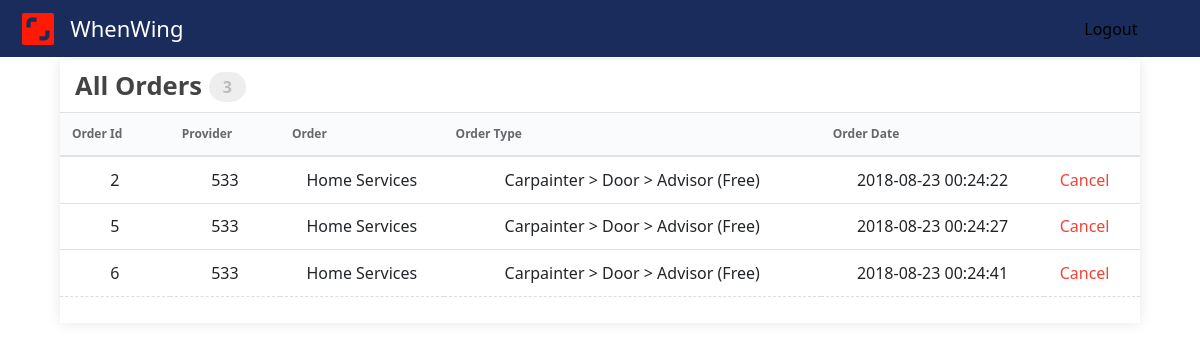
The app's page /resources/pages/cust-profile.php with its own data.
### tables this page shows
CREATE TABLE `ww_customer_order` (
  `order_id` bigint(20) NOT NULL,
  `customer_id` bigint(20) NOT NULL,
  `provider_id` bigint(20) NOT NULL,
  `order_type1` varchar(150) NOT NULL,
  `order_type2` varchar(150) NOT NULL,
  `order_type3` varchar(150) NOT NULL,
  `order_type4` varchar(150) NOT NULL,
  `order_date` datetime NOT NULL,
  `order_status` int(1) NOT NULL
);

### includes/connect.inc.php (called while the page is built, shortened)
<?php
class DB{
    private $conn;
    private $stmt;
    public function __construct() {
        $this->host = 'localhost';
        $this->user = 'root';
        $this->password = '';
		$this->dbName = 'whenwing';
        $pdo = "mysql:host=" . $this->host . ";dbname=" . $this->dbName;
        $options = array(
            PDO::ATTR_PERSISTENT => false,
            PDO::ATTR_ERRMODE => PDO::ERRMODE_EXCEPTION,
        );
        try {
            $this->conn = new PDO($pdo, $this->user, $this->password, $options);
        }
         catch (PDOException $e) {
            $this->error = $e->getMessage();
        }
    }
    public function query($query){
        $this->stmt = $this->conn->prepare($query);
    }
    public function bind($param, $value, $type = null){
        if (is_null($type)) {
            switch (true) {
                case is_int($value):
                    $type = PDO::PARAM_INT;
                    break;
            }
        }
        $this->stmt->bindValue($param, $value, $type);
    }
    public function execute(){
        return $this->stmt->execute();
    }
    public function resultset(){
        $this->execute();
        return $this->stmt->fetchAll(PDO::FETCH_ASSOC);
    }
    public function terminate(){
        $this->conn = null;
    }
}

### resources/pages/cust-profile.php (the view, shortened to what this page needs)
<?php
$path = require $_SERVER['DOCUMENT_ROOT'] . '/config/config-path.php';
require $path['root'] . '/includes/connect.inc.php';
$customer_id = 123;
        if (isset($customer_id)) {
            $db = new DB();
            $db->query('SELECT `order_id`, `customer_id`, `provider_id`, `order_type1`, `order_type2`, `order_type3`, `order_type4`, `order_date`, `order_status` FROM `ww_customer_order` WHERE `customer_id` = :customer_id AND `order_status` = 1' );
            $db->bind(':customer_id', $customer_id);
            $exeRes = $db->resultset();
        }
?>
<!DOCTYPE html>
<html>
<head>
<?php include 'includes/style.inc.php';?>
</head>
<body>
<header>
        <div class="logo-and-name">
            <a href="/">
                <img src="/images/icons/logo.png" class="site-logo">
                <span class="site-name">WhenWing</span>
            </a>
        </div>
        <div class="header-menu">
            <a href="/logout">Logout </a>
        </div>
</header>
<section class="order">
    <h3 class="order-title">All Orders
        <span class="order-title-count">3</span>
    </h3>
    <table class="table table-order">
        <thead>
            <tr>
                <th>Order Id</th>
                <th>Provider</th>
                <th>Order</th>
                <th>Order Type</th>
                <th>Order Date</th>
                <th></th>
            </tr>
        </thead>
        <tbody>
            <?php
                foreach ($exeRes as $exeResVal){
                    echo ' <tr>
                    <td >'.$exeResVal['order_id'].'</td>
                    <td>'.$exeResVal['provider_id'].'</td>
                    <td>'.$exeResVal['order_type1'].'</td>
                    <td>'.$exeResVal['order_type2'].' &gt; '.$exeResVal['order_type3'].' &gt; '.$exeResVal['order_type4'].'</td>
                    <td>'.$exeResVal['order_date'].'</td>
                    <td><span class="order-delete ">Cancel</span></td>
                </tr>';
                }
            ?>
        </tbody>
    </table>
</section>
</body>
</html>

### includes/style.inc.php (shortened to what this page needs)
<link rel="stylesheet" href="/styles/css/owl.carousel.min.css">
<link rel="stylesheet" href="/styles/css/owl.theme.default.min.css">
<?php
$curtime = time();
echo '<link href="/styles/css/stylesheet.css?v='.$curtime.'" type="text/css" rel="stylesheet">';
echo '<link rel="stylesheet" href="https://maxcdn.bootstrapcdn.com/bootstrap/4.3.1/css/bootstrap.min.css">
';
echo '<link rel="stylesheet" href="https://use.fontawesome.com/releases/v5.1.1/css/all.css">';
?>

### styles/css/stylesheet.css (style rules this page uses)
* { margin: 0; padding: 0; font-family: Segoe, "Segoe UI", "DejaVu Sans", "Trebuchet MS", Verdana, sans-serif; list-style: none; text-decoration: none; box-sizing: border-box; }
body { background: #efefef; }
header { background: #192c5b; padding: 5%; position: fixed; top: 0; z-index: 200; width: 100%; }
.logo-and-name { display: inline-block; width: 50%; vertical-align: middle; margin-left: 10px; }
.site-name { color: #fff; font-size: 22px; display: inline-block; vertical-align: middle; margin-left: 12px; }
.site-logo { display: inline-block; vertical-align: middle; }
.header-menu { display: inline-block; width: 100%; color: #fff; }
.header-menu a { display: block; width: 25%; float: left; text-align: center; }
.header-menu a:first-child { color: #000; width: 50%; }
@media (min-width: 990px) { header { padding: 1%; z-index: 500; } }
@media (min-width: 990px) { .logo-and-name { width: 20%; } }
@media (min-width: 990px) { .header-menu { width: 30%; text-align: right; vertical-align: middle; } }
@media (min-width: 990px) { .header-menu a { display: inline; margin: 10px; float: none; } }
@media (min-width: 990px) { .header-menu a:first-child { width: 20%; } }

### resources/pages/cust-profile.php (style rules this page uses)
.table { width: 100%; }
.table tr td, .table tr th { vertical-align: middle; }
.table.table-order { margin-top: 10px; }
.table.table-order thead tr { border: 1px solid #E9ECF2; border-left: none; border-right: none; background: #F9FBFC; color: #67676C; min-height: 52px; font-size: 12px; font-weight: 700; }
.table.table-order thead tr th { white-space: nowrap; overflow: hidden; text-overflow: ellipsis; }
.table.table-order tbody tr { text-align: center; border-bottom: 1px dashed #ddd; }
.table.table-order tbody tr td:last-child { padding-right: 15px; }
.table.table-order tbody td { padding: 1% 0; }
.order { position: relative; width: 90%; margin: 5% auto; background: #fff; padding: 10px 0; box-shadow: 0 0px 12px rgba(0, 0, 0, 0.1); color: #444; }
.order .order-title { font-size: 1.6rem; line-height: 2rem; font-weight: 700; padding: 0 15px; }
.order .order-title-count { display: inline-block; height: 30px; line-height: 30px; margin-top: -2px; background: #eee; vertical-align: middle; padding: 0 14px; border-radius: 100px; color: #bbb; font-size: 1rem; }
.order .order-delete { color: #f44336; cursor: pointer; }

### records on screen
ww_customer_order: order_id "2", provider "533", order_type1 "Home Services", order_type2 "Carpainter", order_type3 "Door", order_type4 "Advisor (Free)", order_date "2018-08-23 00:24:22"
ww_customer_order: order_id "5", provider "533", order_type1 "Home Services", order_type2 "Carpainter", order_type3 "Door", order_type4 "Advisor (Free)", order_date "2018-08-23 00:24:27"
ww_customer_order: order_id "6", provider "533", order_type1 "Home Services", order_type2 "Carpainter", order_type3 "Door", order_type4 "Advisor (Free)", order_date "2018-08-23 00:24:41"
